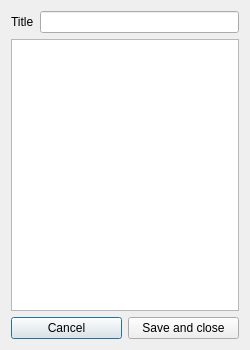
<?xml version="1.0" encoding="UTF-8"?>
<ui version="4.0">
 <class>Dialog</class>
 <widget class="QDialog" name="Dialog">
  <property name="geometry">
   <rect>
    <x>0</x>
    <y>0</y>
    <width>250</width>
    <height>350</height>
   </rect>
  </property>
  <property name="minimumSize">
   <size>
    <width>250</width>
    <height>350</height>
   </size>
  </property>
  <property name="maximumSize">
   <size>
    <width>16777215</width>
    <height>16777215</height>
   </size>
  </property>
  <property name="windowTitle">
   <string>Edit chapter</string>
  </property>
  <layout class="QVBoxLayout" name="verticalLayout">
   <item>
    <layout class="QFormLayout" name="formLayout">
     <property name="fieldGrowthPolicy">
      <enum>QFormLayout::AllNonFixedFieldsGrow</enum>
     </property>
     <item row="1" column="0">
      <widget class="QLabel" name="label">
       <property name="text">
        <string>Title</string>
       </property>
      </widget>
     </item>
     <item row="1" column="1">
      <widget class="QLineEdit" name="lineTitle"/>
     </item>
    </layout>
   </item>
   <item>
    <widget class="QTextEdit" name="textSino"/>
   </item>
   <item>
    <layout class="QHBoxLayout" name="horizontalLayout">
     <item>
      <widget class="QPushButton" name="closeButton">
       <property name="text">
        <string>Cancel</string>
       </property>
      </widget>
     </item>
     <item>
      <widget class="QPushButton" name="saveButton">
       <property name="text">
        <string>Save and close</string>
       </property>
      </widget>
     </item>
    </layout>
   </item>
  </layout>
 </widget>
 <resources/>
 <connections>
  <connection>
   <sender>closeButton</sender>
   <signal>clicked()</signal>
   <receiver>Dialog</receiver>
   <slot>close()</slot>
   <hints>
    <hint type="sourcelabel">
     <x>65</x>
     <y>326</y>
    </hint>
    <hint type="destinationlabel">
     <x>124</x>
     <y>174</y>
    </hint>
   </hints>
  </connection>
 </connections>
</ui>
